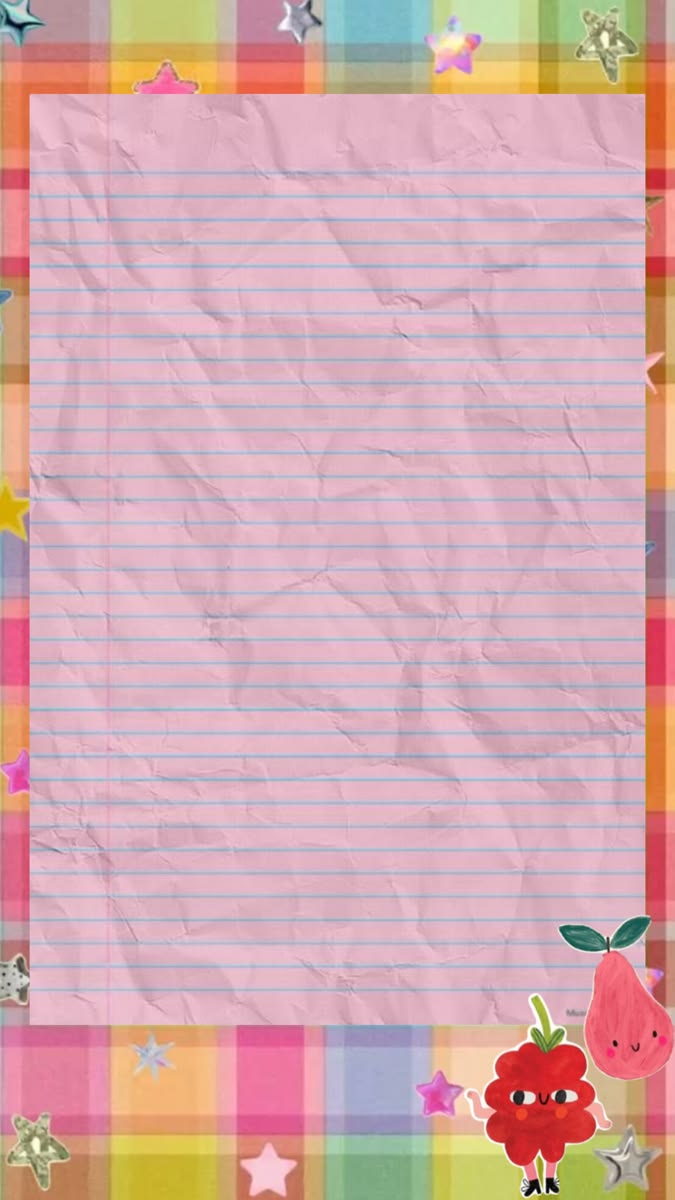
#> input picture assets/background2.jpg, 675 x 1200 px; its folder holds 8 pictures in this run
$ python build_scrapbook.py
#> lines starting #> are read from the running program, lines starting #| are printed output that depends on the picture
"""Builds the complete digital scrapbook page for Marin-Codes.
Composites all profile assets onto background2.jpg into assets/scrapbook-page.png.
"""
import os
from PIL import Image, ImageDraw, ImageFilter, ImageFont

HERE = os.path.dirname(os.path.abspath(__file__))
ROOT = os.path.dirname(HERE)
ASSETS = os.path.join(ROOT, "assets")

FONT_DIR = "C:/Windows/Fonts"


def get_cropped(name):
    p = os.path.join(ASSETS, name)
    im = Image.open(p).convert("RGBA")
    b = im.getbbox()
    return im.crop(b) if b else im


# [12 lines left out: function add_soft_shadow, not called in this run]


def paste_img(dst, src, pos, size=None, rot=0, shadow=False):
    if size:
        src = src.resize(size, Image.LANCZOS)
    if shadow:
        src = add_soft_shadow(src)
    if rot != 0:
        src = src.rotate(rot, resample=Image.BICUBIC, expand=True)
    dst.alpha_composite(src, pos)


# [28 lines left out: function draw_mixed_text, not called in this run]


def main():
    bg_orig = Image.open(os.path.join(ASSETS, "background2.jpg")).convert("RGBA")
    scale = 2
    W, H = bg_orig.size[0] * scale, bg_orig.size[1] * scale
#> W = 1350; H = 2400
    canvas = bg_orig.resize((W, H), Image.LANCZOS)

    # Fonts
    font_title = ImageFont.truetype(f"{FONT_DIR}/courbd.ttf", 38)
    font_sub = ImageFont.truetype(f"{FONT_DIR}/segoeprb.ttf", 29)
    font_body = ImageFont.truetype(f"{FONT_DIR}/segoepr.ttf", 26)
    font_body_bold = ImageFont.truetype(f"{FONT_DIR}/segoeprb.ttf", 25)
    font_sym_body = ImageFont.truetype(f"{FONT_DIR}/seguisym.ttf", 25)

    font_note_h = ImageFont.truetype(f"{FONT_DIR}/segoeprb.ttf", 33)
    font_sym_h = ImageFont.truetype(f"{FONT_DIR}/seguisym.ttf", 32)
    font_note_b = ImageFont.truetype(f"{FONT_DIR}/segoepr.ttf", 27)
    font_sym_note = ImageFont.truetype(f"{FONT_DIR}/seguisym.ttf", 26)

    font_connect_h = ImageFont.truetype(f"{FONT_DIR}/segoeprb.ttf", 31)
    font_connect = ImageFont.truetype(f"{FONT_DIR}/segoeprb.ttf", 25)
    font_connect_sm = ImageFont.truetype(f"{FONT_DIR}/segoeprb.ttf", 22)
    font_sym_conn = ImageFont.truetype(f"{FONT_DIR}/seguisym.ttf", 27)

    # ── 1. TOP TITLE: about_me.png + bow + starburst + rays ──────────
    about_me = get_cropped("about_me.png")
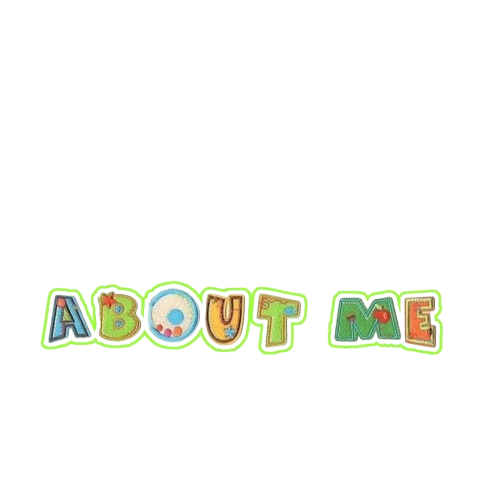
#> input picture assets/about_me.png, 500 x 500 px
#> in get_cropped, im is the input picture: PIL image 500x500 RGBA; mean R, G, B, A 15.7, 17.3, 12.1, 17.3
#> in get_cropped, `b = im.getbbox()`: b = (40, 279, 444, 356)
    about_w = 700
    about_h = int(about_w * about_me.height / about_me.width)
#> about_h = 133
    about_x = (W - about_w) // 2
#> about_x = 325
    about_y = 190
    paste_img(canvas, about_me, (about_x, about_y), size=(about_w, about_h))

    # Red gingham bow tucked cleanly to the top-left of 'A'
    sticker11 = get_cropped("sticker11.png")
#> call 2 of get_cropped, with name = 'sticker11.png'
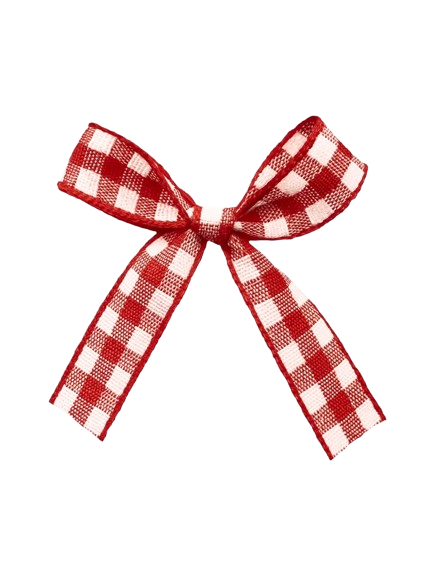
#> input picture assets/sticker11.png, 433 x 577 px
#> in get_cropped, im is the input picture: PIL image 433x577 RGBA; mean R, G, B, A 40.9, 23.7, 23.3, 49.4
#> in get_cropped (call 2), `b = im.getbbox()`: b = (48, 114, 388, 462)
#> in get_cropped (call 2), `return im.crop(b) if b else im`:
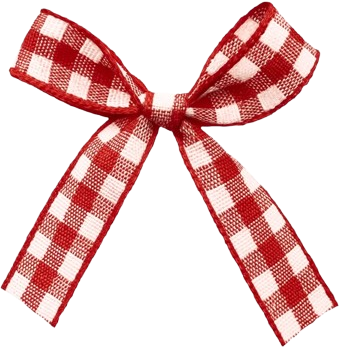
#> returned value: PIL image 340x348 RGBA; mean R, G, B, A 86.4, 50.1, 49.2, 104.2; transparent parts drawn white
    paste_img(canvas, sticker11, (about_x - 105, about_y - 45), size=(120, 120), rot=-10)

    # Pink spotlight rays to the right of 'ME'
    sticker7 = get_cropped("sticker7.png")
#> call 3 of get_cropped, with name = 'sticker7.png'
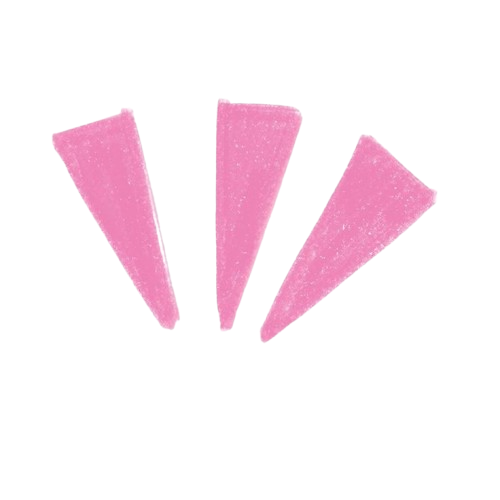
#> input picture assets/sticker7.png, 500 x 500 px
#> in get_cropped, im is the input picture: PIL image 500x500 RGBA; mean R, G, B, A 38.1, 23.7, 30.5, 38.2
#> in get_cropped (call 3), `b = im.getbbox()`: b = (51, 97, 439, 344)
#> in get_cropped (call 3), `return im.crop(b) if b else im`:
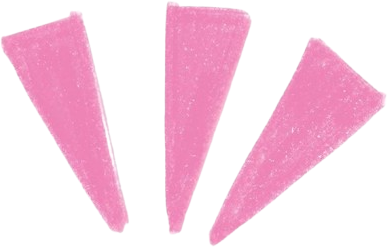
#> returned value: PIL image 388x247 RGBA; mean R, G, B, A 99.5, 61.8, 79.6, 99.7; transparent parts drawn white
    paste_img(canvas, sticker7, (about_x + about_w + 5, about_y - 25), size=(110, 110), rot=14)
#> call 3 of paste_img, with pos = (1030, 165), size = (110, 110), rot = 14, shadow = False
#> in paste_img (call 3), `src = src.rotate(rot, resample=Image.BICUBIC, expand=True)`:
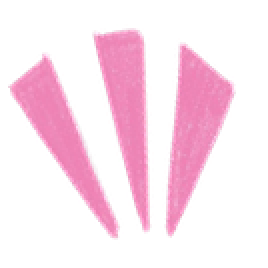
#> src: PIL image 134x134 RGBA (shown 2 times larger); mean R, G, B, A 75.6, 47.8, 61.2, 67.1; transparent parts drawn white
#> in paste_img (call 3), `dst.alpha_composite(src, pos)`:
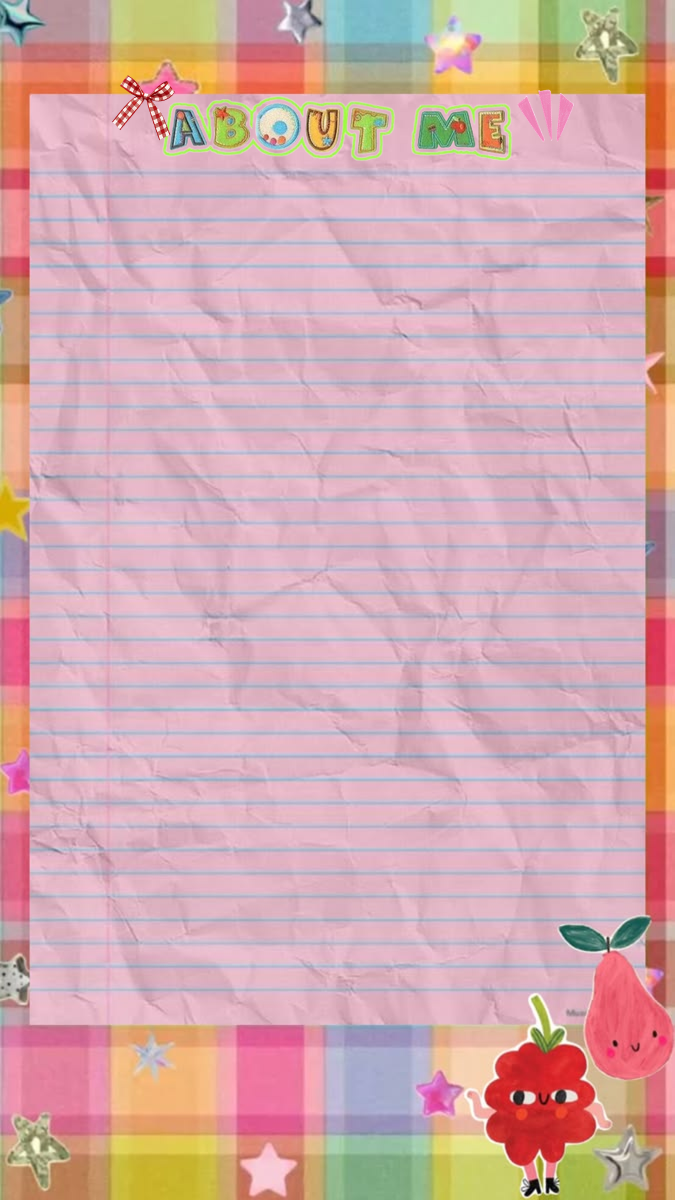
#> dst: PIL image 1350x2400 RGBA (shown at 1/2 size); mean R, G, B, A 211.7, 171, 174.2, 255

    # Pink gingham starburst accent lower-left
    sticker6 = get_cropped("sticker6.png")
    paste_img(canvas, sticker6, (105, 250), size=(95, 95), rot=-12)

    # ── 2. PROFILE NEWSPAPER CLIPPING + SMART KITTY ──────────────────
    profile = get_cropped("profile-section.png")
    pw = 735
    ph = int(pw * profile.height / profile.width)
    np_layer = Image.new("RGBA", (pw, ph), (0, 0, 0, 0))
    paste_img(np_layer, profile, (0, 0), size=(pw, ph))

    d_np = ImageDraw.Draw(np_layer)
    tx = 72
    cy = 208
    draw_mixed_text(d_np, (tx, cy), "DEEPANJALI VISHWAKARMA", font_title, font_sym_body, "#1c1924")
    cy += 46
    draw_mixed_text(d_np, (tx, cy), "Frontend Developer · AI Developer", font_sub, font_sym_body, "#7b2cbf")
    cy += 40
    draw_mixed_text(d_np, (tx, cy), "♥ Mumbai, Maharashtra, India", font_body, font_sym_body, "#4a4752", sym_fill="#e0317a")
    cy += 18
    d_np.line([(tx, cy), (pw - 70, cy)], fill="#c8b8a6", width=2)
    cy += 38
    draw_mixed_text(d_np, (tx, cy), "♥ Cosplay my code, make it perfect!", font_body, font_sym_body, "#2b2833", sym_fill="#e0317a")
    cy += 39
    draw_mixed_text(d_np, (tx, cy), "♥ Turning coffee into code & code into art", font_body, font_sym_body, "#2b2833", sym_fill="#e0317a")
    cy += 39
    draw_mixed_text(d_np, (tx, cy), "♥ Making the web prettier, one pixel at a time", font_body, font_sym_body, "#2b2833", sym_fill="#e0317a")
    cy += 42
    draw_mixed_text(d_np, (tx, cy), "★ Level: ∞  |  Python, Linux, React & C++", font_body_bold, font_sym_body, "#c9184a", sym_fill="#f59f00")

    paste_img(canvas, np_layer, (66, 338), rot=-1.5, shadow=True)

    # Smart kitty overlapping upper-right area beside newspaper bio
    smart_kitty = get_cropped("smart-kitty-sticker.png")
    paste_img(canvas, smart_kitty, (855, 500), size=(320, int(320 * smart_kitty.height / smart_kitty.width)), rot=4)

    # Paper hole & denim star tucked cleanly at bottom-right edge below C++
    paper_hole = get_cropped("paper_hole.png")
    paste_img(canvas, paper_hole, (690, 865), size=(145, 145), rot=10)
    sticker4 = get_cropped("sticker4.png")
    paste_img(canvas, sticker4, (745, 895), size=(115, int(115 * sticker4.height / sticker4.width)), rot=14)

    # Cascading star trail along the right edge
    sticker2 = get_cropped("sticker2.png")
    paste_img(canvas, sticker2, (1170, 470), size=(110, int(110 * sticker2.height / sticker2.width)), rot=-2)

    # ── 3. MIDDLE: SKILLS (YELLOW NOTE) & PROJECTS (BLUE NOTE) ───────
    # Left: Yellow pushpin sticky note (note5.png)
    note5 = get_cropped("note5.png")
    n5_w = 565
    n5_h = int(n5_w * note5.height / note5.width)
    n5_layer = Image.new("RGBA", (n5_w, n5_h), (0, 0, 0, 0))
    paste_img(n5_layer, note5, (0, 0), size=(n5_w, n5_h))
    d_n5 = ImageDraw.Draw(n5_layer)
    n5_tx = 85
    n5_ty = 180  # Safely below the red pushpin, with generous bottom margin!
    draw_mixed_text(d_n5, (n5_tx + 28, n5_ty), "★ MY TOOLKIT ★", font_note_h, font_sym_h, "#9d0208", sym_fill="#e8590c")
    n5_ty += 48
    skills_list = [
        "• HTML5 & CSS3",
        "• JavaScript (ES6+)",
        "• React",
        "• Liquid",
        "• Python & C++",
        "• Linux, Git & GitHub",
        "• Figma & UI Design",
    ]
    for sk in skills_list:
        draw_mixed_text(d_n5, (n5_tx, n5_ty), sk, font_note_b, font_sym_note, "#1c1924")
        n5_ty += 42

    paste_img(canvas, n5_layer, (75, 1020), rot=2.0)

    # Right: Blue crumpled note with paperclip (scrap-note.png)
    scrap_note = get_cropped("scrap-note.png")
    sn_w = 580
    sn_h = int(sn_w * scrap_note.height / scrap_note.width)
    sn_layer = Image.new("RGBA", (sn_w, sn_h), (0, 0, 0, 0))
    paste_img(sn_layer, scrap_note, (0, 0), size=(sn_w, sn_h))
    d_sn = ImageDraw.Draw(sn_layer)
    sn_tx = 72
    sn_ty = 165
    draw_mixed_text(d_sn, (sn_tx + 10, sn_ty), "✎ PROJECTS & CODE", font_note_h, font_sym_h, "#3a0ca3", sym_fill="#7209b7")
    sn_ty += 52
    goals = [
        "★ Aesthetic web UI & CSS",
        "★ Digital scrapbooks & art",
        "★ Python automation tools",
        "★ Linux ricing & scripts",
        "★ Open source & shaders",
        "Make it cute. Make it work. ♥",
    ]
    for g in goals:
        draw_mixed_text(d_sn, (sn_tx, sn_ty), g, font_note_b, font_sym_note, "#1f2937", sym_fill="#e0317a")
        sn_ty += 47

    paste_img(canvas, sn_layer, (670, 1045), rot=-2.0)

    # Middle sticker accents
    sticker3 = get_cropped("sticker3.png")
    paste_img(canvas, sticker3, (95, 1615), size=(145, int(145 * sticker3.height / sticker3.width)), rot=-5)

    arrow = get_cropped("arrow.png")
    paste_img(canvas, arrow, (550, 1510), size=(85, int(85 * arrow.height / arrow.width)), rot=-15)

    sticker12 = get_cropped("sticker12.png")
    paste_img(canvas, sticker12, (645, 1540), size=(255, int(255 * sticker12.height / sticker12.width)), rot=3)

    sticker8 = get_cropped("sticker8.png")
    paste_img(canvas, sticker8, (1110, 1545), size=(125, int(125 * sticker8.height / sticker8.width)), rot=10)

    # ── 4. BOTTOM: MUSIC DISCS & TORN NOTEBOOK CONNECT CARD ──────────
    # CD "The place where the confetto falls"
    disc2 = get_cropped("disc-sticker2.png")
    paste_img(canvas, disc2, (95, 1855), size=(315, int(315 * disc2.height / disc2.width)), rot=-6)

    # Vinyl record with glitter stars overlapping CD
    disc1 = get_cropped("disc-sticker.png")
    paste_img(canvas, disc1, (295, 1840), size=(305, int(305 * disc1.height / disc1.width)), rot=14)

    # Vintage hanging telephone beside torn note
    phone = get_cropped("let's-connect-sticker.png")
    paste_img(canvas, phone, (625, 1690), size=(80, int(80 * phone.height / phone.width)))

    # Torn beige ruled notebook paper (note.png) as the Connect Card!
    note_page = get_cropped("note.png")
    np_w = 490
    np_h = int(np_w * note_page.height / note_page.width)  # ~397
    conn_layer = Image.new("RGBA", (np_w, np_h), (0, 0, 0, 0))
    paste_img(conn_layer, note_page, (0, 0), size=(np_w, np_h))
    d_conn = ImageDraw.Draw(conn_layer)

    # Text sits neatly to the right of the vertical margin line (~52px) aligned on ruled lines!
    cx = 68
    draw_mixed_text(d_conn, (cx, 94), "☎ LET'S CONNECT!", font_connect_h, font_sym_conn, "#7209b7", sym_fill="#e0317a")
    draw_mixed_text(d_conn, (cx, 155), "♥ IG: @deepu_yaps", font_connect, font_sym_conn, "#3a0ca3", sym_fill="#e0317a")
    draw_mixed_text(d_conn, (cx, 186), "♥ GH: @Marin-Codes", font_connect, font_sym_conn, "#3a0ca3", sym_fill="#e0317a")
    draw_mixed_text(d_conn, (cx, 217), "♥ deepanjaliv567@gmail.com", font_connect_sm, font_sym_conn, "#c9184a", sym_fill="#e0317a")
    draw_mixed_text(d_conn, (cx, 278), "✦ always down to collab! ✿", font_connect_sm, font_sym_conn, "#5c5346", sym_fill="#f59f00")

    paste_img(canvas, conn_layer, (720, 1745), rot=-1.5, shadow=True)

    # Pink ribbon paperclip clipped cleanly at the top edge of note.png
    sticker9 = get_cropped("sticker9.png")
    paste_img(canvas, sticker9, (795, 1685), size=(100, int(100 * sticker9.height / sticker9.width)), rot=-8)

    # Exclamation mark sticker above top-right corner of note.png
    sticker5 = get_cropped("sticker5.png")
    paste_img(canvas, sticker5, (1185, 1685), size=(85, int(85 * sticker5.height / sticker5.width)), rot=12)

    # Save optimized RGB PNG
    png_out = os.path.join(ASSETS, "scrapbook-page.png")
    canvas.convert("RGB").save(png_out, "PNG", optimize=True)
    print(f"Saved {png_out} ({os.path.getsize(png_out)} bytes)")

    # Remove oversized redundant SVG if present
    svg_old = os.path.join(ASSETS, "scrapbook-page.svg")
    if os.path.exists(svg_old):
        os.remove(svg_old)
        print(f"Removed redundant {svg_old}")


if __name__ == "__main__":
#> (the run stopped early here; a loop or call above may not have finished)
